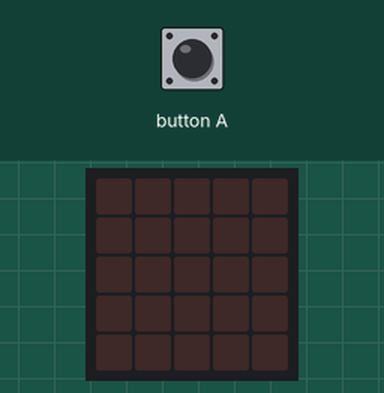
Recording of a program running on a simulated BBC micro:bit running MicroPython. Parts: the board's 5×5 LED display. The inputs (shaded band) are chosen by the test bench.

Above: at 1.2 s.
1.3 s: button A pressed for 0.15 s
At 2.6 s:
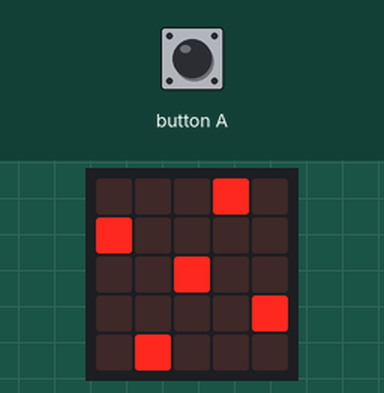
4.3 s: button A pressed for 1 s
At 5.65 s:
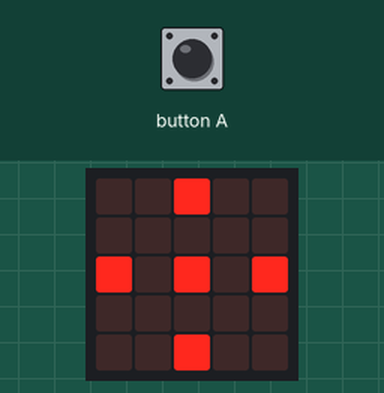
7.4 s: button A pressed for 3.2 s
At 8.71 s:
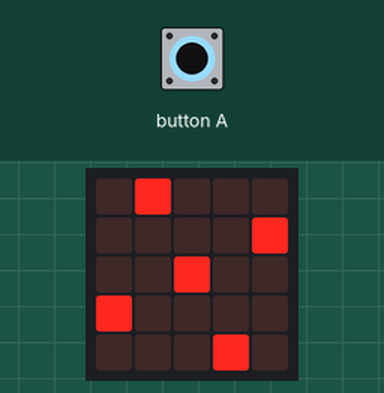
Timing chart, 0 to 10.4 s (numbered marks = the images above; inputs shaded):
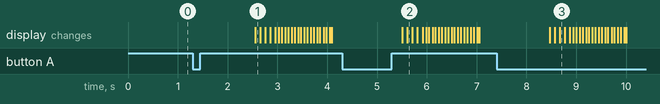

Measured:
- after the input at 1.3 s, the display: changes after 1.3 s (image 1)
- after the input at 4.3 s, the display: first changes after 1.2 s (image 2 shows a later state)
- after the input at 7.4 s, the display: first changes after 1.1 s (image 3 shows a later state)

The program:

Oscar.py
```python
from microbit import *


def fade():
    for x in range(0,5):
        for y in range(0,5):
            br=display.get_pixel(x,y)
            if br>0:
                display.set_pixel(x,y,br-1)
            sleep(5)


while True:
    if button_a.was_pressed():
        firework=Image("00090:90000:00900:00009:09000")
        display.show(firework)
        sleep(100)
        ggg=Image("00900:00000:90909:00000:00900")
        display.show(ggg)
        sleep(100)
        t=Image("09000:00009:00900:90000:00090")
        display.show(t)
        sleep(100)
        display.show(ggg)
        sleep(100)
        display.show(firework)

    fade()
    fade()
    fade()
    fade()
    fade()
    fade()
    fade()
    fade()
    fade()
    fade()
```
